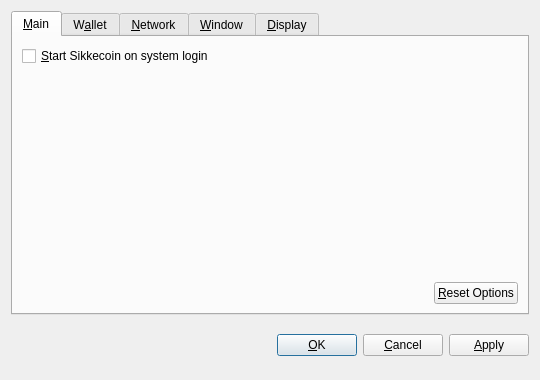
<?xml version="1.0" encoding="UTF-8"?>
<ui version="4.0">
 <class>OptionsDialog</class>
 <widget class="QDialog" name="OptionsDialog">
  <property name="geometry">
   <rect>
    <x>0</x>
    <y>0</y>
    <width>540</width>
    <height>380</height>
   </rect>
  </property>
  <property name="windowTitle">
   <string>Options</string>
  </property>
  <property name="modal">
   <bool>true</bool>
  </property>
  <layout class="QVBoxLayout" name="verticalLayout">
   <item>
    <widget class="QTabWidget" name="tabWidget">
     <property name="tabPosition">
      <enum>QTabWidget::North</enum>
     </property>
     <property name="currentIndex">
      <number>0</number>
     </property>
     <widget class="QWidget" name="tabMain">
      <attribute name="title">
       <string>&amp;Main</string>
      </attribute>
      <layout class="QVBoxLayout" name="verticalLayout_Main">
       <item>
        <widget class="QCheckBox" name="bitcoinAtStartup">
         <property name="toolTip">
          <string>Automatically start Sikkecoin after logging in to the system.</string>
         </property>
         <property name="text">
          <string>&amp;Start Sikkecoin on system login</string>
         </property>
        </widget>
       </item>
       <item>
        <spacer name="verticalSpacer_Main">
         <property name="orientation">
          <enum>Qt::Vertical</enum>
         </property>
         <property name="sizeHint" stdset="0">
          <size>
           <width>20</width>
           <height>40</height>
          </size>
         </property>
        </spacer>
       </item>
       <item>
        <layout class="QHBoxLayout" name="horizontalLayout_2_Main">
         <item>
          <spacer name="horizontalSpacer_2_Main">
           <property name="orientation">
            <enum>Qt::Horizontal</enum>
           </property>
           <property name="sizeHint" stdset="0">
            <size>
             <width>40</width>
             <height>20</height>
            </size>
           </property>
          </spacer>
         </item>
         <item>
          <widget class="QPushButton" name="resetButton">
           <property name="toolTip">
            <string>Reset all client options to default.</string>
           </property>
           <property name="text">
            <string>&amp;Reset Options</string>
           </property>
           <property name="autoDefault">
            <bool>false</bool>
           </property>
          </widget>
         </item>
        </layout>
       </item>
      </layout>
     </widget>
     <widget class="QWidget" name="tabWallet">
      <attribute name="title">
       <string>W&amp;allet</string>
      </attribute>
      <layout class="QVBoxLayout" name="verticalLayout_Network">
       <item>
        <widget class="QLabel" name="transactionFeeInfoLabel">
         <property name="text">
          <string>Optional transaction fee per kB that helps make sure your transactions are processed quickly. Most transactions are 1 kB.</string>
         </property>
         <property name="textFormat">
          <enum>Qt::PlainText</enum>
         </property>
         <property name="wordWrap">
          <bool>true</bool>
         </property>
        </widget>
       </item>
       <item>
        <layout class="QHBoxLayout" name="horizontalLayout_1_Main">
         <item>
          <widget class="QLabel" name="transactionFeeLabel">
           <property name="text">
            <string>Pay transaction &amp;fee</string>
           </property>
           <property name="textFormat">
            <enum>Qt::PlainText</enum>
           </property>
           <property name="buddy">
            <cstring>transactionFee</cstring>
           </property>
          </widget>
         </item>
         <item>
          <widget class="BitcoinAmountField" name="transactionFee"/>
         </item>
         <item>
          <spacer name="horizontalSpacer_1_Main">
           <property name="orientation">
            <enum>Qt::Horizontal</enum>
           </property>
           <property name="sizeHint" stdset="0">
            <size>
             <width>40</width>
             <height>20</height>
            </size>
           </property>
          </spacer>
         </item>
        </layout>
       </item>
       <item>
        <widget class="QLabel" name="label">
         <property name="text">
          <string>If you disable the spending of unconfirmed change, the change from a transaction cannot be used until that transaction has at least one confirmation. This also affects how your balance is computed.</string>
         </property>
         <property name="wordWrap">
          <bool>true</bool>
         </property>
        </widget>
       </item>
       <item>
        <widget class="QCheckBox" name="spendZeroConfChange">
         <property name="text">
          <string>Spend unconfirmed change  (experts only)</string>
         </property>
        </widget>
       </item>
       <item>
        <spacer name="verticalSpacer">
         <property name="orientation">
          <enum>Qt::Vertical</enum>
         </property>
         <property name="sizeHint" stdset="0">
          <size>
           <width>20</width>
           <height>40</height>
          </size>
         </property>
        </spacer>
       </item>
      </layout>
     </widget>
     <widget class="QWidget" name="tabNetwork">
      <attribute name="title">
       <string>&amp;Network</string>
      </attribute>
      <layout class="QVBoxLayout" name="verticalLayout_Network">
       <item>
        <widget class="QCheckBox" name="mapPortUpnp">
         <property name="toolTip">
          <string>Automatically open the Sikkecoin client port on the router. This only works when your router supports UPnP and it is enabled.</string>
         </property>
         <property name="text">
          <string>Map port using &amp;UPnP</string>
         </property>
        </widget>
       </item>
       <item>
        <widget class="QCheckBox" name="connectSocks">
         <property name="toolTip">
          <string>Connect to the Sikkecoin network through a SOCKS proxy (e.g. when connecting through Tor).</string>
         </property>
         <property name="text">
          <string>&amp;Connect through SOCKS proxy:</string>
         </property>
        </widget>
       </item>
       <item>
        <layout class="QHBoxLayout" name="horizontalLayout_Network">
         <item>
          <widget class="QLabel" name="proxyIpLabel">
           <property name="text">
            <string>Proxy &amp;IP:</string>
           </property>
           <property name="textFormat">
            <enum>Qt::PlainText</enum>
           </property>
           <property name="buddy">
            <cstring>proxyIp</cstring>
           </property>
          </widget>
         </item>
         <item>
          <widget class="QValidatedLineEdit" name="proxyIp">
           <property name="maximumSize">
            <size>
             <width>140</width>
             <height>16777215</height>
            </size>
           </property>
           <property name="toolTip">
            <string>IP address of the proxy (e.g. 127.0.0.1)</string>
           </property>
          </widget>
         </item>
         <item>
          <widget class="QLabel" name="proxyPortLabel">
           <property name="text">
            <string>&amp;Port:</string>
           </property>
           <property name="textFormat">
            <enum>Qt::PlainText</enum>
           </property>
           <property name="buddy">
            <cstring>proxyPort</cstring>
           </property>
          </widget>
         </item>
         <item>
          <widget class="QLineEdit" name="proxyPort">
           <property name="maximumSize">
            <size>
             <width>55</width>
             <height>16777215</height>
            </size>
           </property>
           <property name="toolTip">
            <string>Port of the proxy (e.g. 9050)</string>
           </property>
          </widget>
         </item>
         <item>
          <widget class="QLabel" name="socksVersionLabel">
           <property name="text">
            <string>SOCKS &amp;Version:</string>
           </property>
           <property name="textFormat">
            <enum>Qt::PlainText</enum>
           </property>
           <property name="buddy">
            <cstring>socksVersion</cstring>
           </property>
          </widget>
         </item>
         <item>
          <widget class="QValueComboBox" name="socksVersion">
           <property name="toolTip">
            <string>SOCKS version of the proxy (e.g. 5)</string>
           </property>
          </widget>
         </item>
         <item>
          <spacer name="horizontalSpacer_Network">
           <property name="orientation">
            <enum>Qt::Horizontal</enum>
           </property>
           <property name="sizeHint" stdset="0">
            <size>
             <width>40</width>
             <height>20</height>
            </size>
           </property>
          </spacer>
         </item>
        </layout>
       </item>
       <item>
        <spacer name="verticalSpacer_Network">
         <property name="orientation">
          <enum>Qt::Vertical</enum>
         </property>
         <property name="sizeHint" stdset="0">
          <size>
           <width>20</width>
           <height>40</height>
          </size>
         </property>
        </spacer>
       </item>
      </layout>
     </widget>
     <widget class="QWidget" name="tabWindow">
      <attribute name="title">
       <string>&amp;Window</string>
      </attribute>
      <layout class="QVBoxLayout" name="verticalLayout_Window">
       <item>
        <widget class="QCheckBox" name="minimizeToTray">
         <property name="toolTip">
          <string>Show only a tray icon after minimizing the window.</string>
         </property>
         <property name="text">
          <string>&amp;Minimize to the tray instead of the taskbar</string>
         </property>
        </widget>
       </item>
       <item>
        <widget class="QCheckBox" name="minimizeOnClose">
         <property name="toolTip">
          <string>Minimize instead of exit the application when the window is closed. When this option is enabled, the application will be closed only after selecting Quit in the menu.</string>
         </property>
         <property name="text">
          <string>M&amp;inimize on close</string>
         </property>
        </widget>
       </item>
       <item>
        <spacer name="verticalSpacer_Window">
         <property name="orientation">
          <enum>Qt::Vertical</enum>
         </property>
         <property name="sizeHint" stdset="0">
          <size>
           <width>20</width>
           <height>40</height>
          </size>
         </property>
        </spacer>
       </item>
      </layout>
     </widget>
     <widget class="QWidget" name="tabDisplay">
      <attribute name="title">
       <string>&amp;Display</string>
      </attribute>
      <layout class="QVBoxLayout" name="verticalLayout_Display">
       <item>
        <layout class="QHBoxLayout" name="horizontalLayout_1_Display">
         <item>
          <widget class="QLabel" name="langLabel">
           <property name="text">
            <string>User Interface &amp;language:</string>
           </property>
           <property name="textFormat">
            <enum>Qt::PlainText</enum>
           </property>
           <property name="buddy">
            <cstring>lang</cstring>
           </property>
          </widget>
         </item>
         <item>
          <widget class="QValueComboBox" name="lang">
           <property name="toolTip">
            <string>The user interface language can be set here. This setting will take effect after restarting Sikkecoin.</string>
           </property>
          </widget>
         </item>
        </layout>
       </item>
       <item>
        <layout class="QHBoxLayout" name="horizontalLayout_2_Display">
         <item>
          <widget class="QLabel" name="unitLabel">
           <property name="text">
            <string>&amp;Unit to show amounts in:</string>
           </property>
           <property name="textFormat">
            <enum>Qt::PlainText</enum>
           </property>
           <property name="buddy">
            <cstring>unit</cstring>
           </property>
          </widget>
         </item>
         <item>
          <widget class="QValueComboBox" name="unit">
           <property name="toolTip">
            <string>Choose the default subdivision unit to show in the interface and when sending coins.</string>
           </property>
          </widget>
         </item>
        </layout>
       </item>
       <item>
        <widget class="QCheckBox" name="displayAddresses">
         <property name="toolTip">
          <string>Whether to show Sikkecoin addresses in the transaction list or not.</string>
         </property>
         <property name="text">
          <string>&amp;Display addresses in transaction list</string>
         </property>
        </widget>
       </item>
       <item>
        <widget class="QCheckBox" name="coinControlFeatures">
         <property name="toolTip">
          <string>Whether to show coin control features or not.</string>
         </property>
         <property name="text">
          <string>Display coin &amp;control features (experts only!)</string>
         </property>
        </widget>
       </item>
       <item>
        <spacer name="verticalSpacer_Display">
         <property name="orientation">
          <enum>Qt::Vertical</enum>
         </property>
         <property name="sizeHint" stdset="0">
          <size>
           <width>20</width>
           <height>40</height>
          </size>
         </property>
        </spacer>
       </item>
      </layout>
     </widget>
    </widget>
   </item>
   <item>
    <layout class="QHBoxLayout" name="horizontalLayout_Buttons">
     <item>
      <spacer name="horizontalSpacer_1">
       <property name="orientation">
        <enum>Qt::Horizontal</enum>
       </property>
       <property name="sizeHint" stdset="0">
        <size>
         <width>40</width>
         <height>48</height>
        </size>
       </property>
      </spacer>
     </item>
     <item>
      <widget class="QLabel" name="statusLabel">
       <property name="font">
        <font>
         <weight>75</weight>
         <bold>true</bold>
        </font>
       </property>
       <property name="text">
        <string/>
       </property>
       <property name="textFormat">
        <enum>Qt::PlainText</enum>
       </property>
       <property name="wordWrap">
        <bool>true</bool>
       </property>
      </widget>
     </item>
     <item>
      <spacer name="horizontalSpacer_2">
       <property name="orientation">
        <enum>Qt::Horizontal</enum>
       </property>
       <property name="sizeHint" stdset="0">
        <size>
         <width>40</width>
         <height>48</height>
        </size>
       </property>
      </spacer>
     </item>
     <item>
      <widget class="QPushButton" name="okButton">
       <property name="text">
        <string>&amp;OK</string>
       </property>
      </widget>
     </item>
     <item>
      <widget class="QPushButton" name="cancelButton">
       <property name="text">
        <string>&amp;Cancel</string>
       </property>
       <property name="autoDefault">
        <bool>false</bool>
       </property>
      </widget>
     </item>
     <item>
      <widget class="QPushButton" name="applyButton">
       <property name="text">
        <string>&amp;Apply</string>
       </property>
       <property name="autoDefault">
        <bool>false</bool>
       </property>
      </widget>
     </item>
    </layout>
   </item>
  </layout>
 </widget>
 <customwidgets>
  <customwidget>
   <class>BitcoinAmountField</class>
   <extends>QSpinBox</extends>
   <header>bitcoinamountfield.h</header>
  </customwidget>
  <customwidget>
   <class>QValueComboBox</class>
   <extends>QComboBox</extends>
   <header>qvaluecombobox.h</header>
  </customwidget>
  <customwidget>
   <class>QValidatedLineEdit</class>
   <extends>QLineEdit</extends>
   <header>qvalidatedlineedit.h</header>
  </customwidget>
 </customwidgets>
 <resources/>
 <connections/>
</ui>
